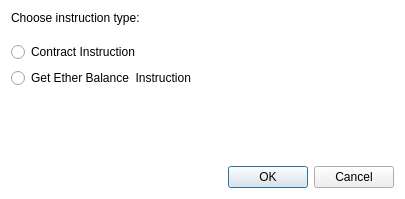
<?xml version="1.0" encoding="UTF-8"?>
<ui version="4.0">
 <class>Dialog</class>
 <widget class="QDialog" name="Dialog">
  <property name="geometry">
   <rect>
    <x>0</x>
    <y>0</y>
    <width>405</width>
    <height>199</height>
   </rect>
  </property>
  <property name="windowTitle">
   <string>Dialog</string>
  </property>
  <property name="styleSheet">
   <string notr="true">#Dialog {
background-color: white;
}</string>
  </property>
  <layout class="QVBoxLayout" name="verticalLayout">
   <item>
    <widget class="QLabel" name="label">
     <property name="text">
      <string>Choose instruction type:</string>
     </property>
    </widget>
   </item>
   <item>
    <spacer name="verticalSpacer_2">
     <property name="orientation">
      <enum>Qt::Vertical</enum>
     </property>
     <property name="sizeType">
      <enum>QSizePolicy::Fixed</enum>
     </property>
     <property name="sizeHint" stdset="0">
      <size>
       <width>20</width>
       <height>11</height>
      </size>
     </property>
    </spacer>
   </item>
   <item>
    <widget class="QRadioButton" name="contract_radio">
     <property name="text">
      <string>Contract Instruction</string>
     </property>
    </widget>
   </item>
   <item>
    <widget class="QRadioButton" name="balance_radio">
     <property name="text">
      <string>Get Ether Balance  Instruction</string>
     </property>
    </widget>
   </item>
   <item>
    <spacer name="verticalSpacer">
     <property name="orientation">
      <enum>Qt::Vertical</enum>
     </property>
     <property name="sizeHint" stdset="0">
      <size>
       <width>20</width>
       <height>28</height>
      </size>
     </property>
    </spacer>
   </item>
   <item>
    <widget class="QDialogButtonBox" name="buttonBox">
     <property name="orientation">
      <enum>Qt::Horizontal</enum>
     </property>
     <property name="standardButtons">
      <set>QDialogButtonBox::Cancel|QDialogButtonBox::Ok</set>
     </property>
    </widget>
   </item>
  </layout>
 </widget>
 <resources/>
 <connections>
  <connection>
   <sender>buttonBox</sender>
   <signal>accepted()</signal>
   <receiver>Dialog</receiver>
   <slot>accept()</slot>
   <hints>
    <hint type="sourcelabel">
     <x>248</x>
     <y>254</y>
    </hint>
    <hint type="destinationlabel">
     <x>157</x>
     <y>274</y>
    </hint>
   </hints>
  </connection>
  <connection>
   <sender>buttonBox</sender>
   <signal>rejected()</signal>
   <receiver>Dialog</receiver>
   <slot>reject()</slot>
   <hints>
    <hint type="sourcelabel">
     <x>316</x>
     <y>260</y>
    </hint>
    <hint type="destinationlabel">
     <x>286</x>
     <y>274</y>
    </hint>
   </hints>
  </connection>
 </connections>
</ui>
